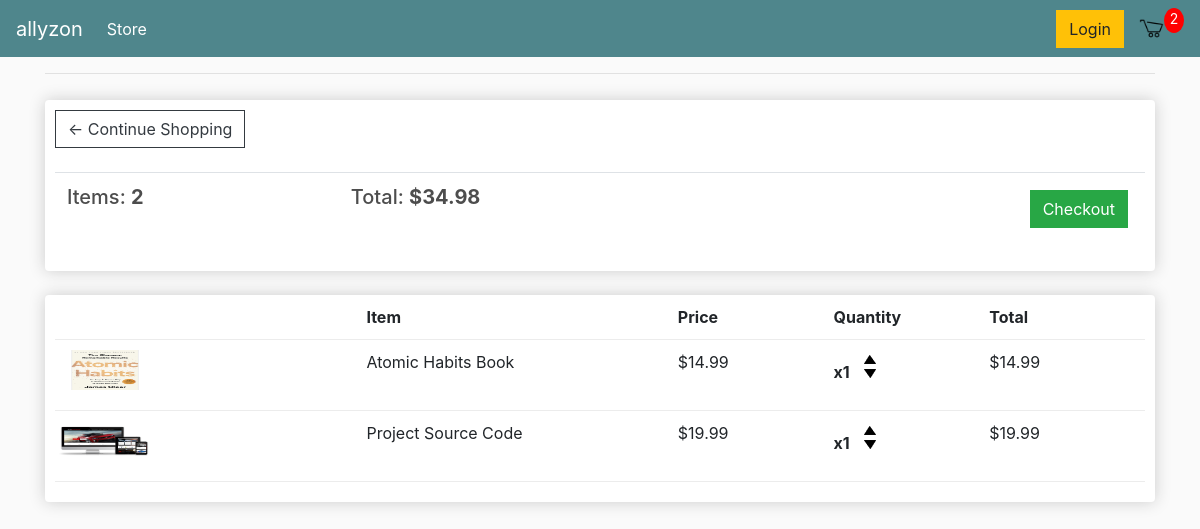
The app's page /cart/ (signed in) with its own data.
### store/models.py (models this page shows, shortened)
class Order(models.Model):
    customer = models.ForeignKey(Customer, on_delete=models.SET_NULL, null=True, blank=True)
    date_ordered = models.DateTimeField(auto_now_add=True)
    complete = models.BooleanField(default=False)
    transation_id = models.CharField(max_length=100, null=True)
    @property
    def get_cart_total(self):
        orderitems = self.orderitem_set.all()
        total = sum([item.get_total for item in orderitems])
        return total
    @property
    def get_cart_items(self):
        orderitems = self.orderitem_set.all()
        total = sum([item.quantity for item in orderitems])
        return total

class OrderItem(models.Model):
    product = models.ForeignKey(Product, on_delete=models.SET_NULL, null=True, blank=True)
    order = models.ForeignKey(Order, on_delete=models.SET_NULL, null=True, blank=True)
    quantity = models.IntegerField(default=0, null=True, blank=True)
    date_added = models.DateTimeField(auto_now_add=True)
    @property
    def get_total(self):
        total = self.product.price * self.quantity
        return total

class Product(models.Model):
    name = models.CharField(max_length=200)
    price = models.DecimalField(max_digits=7, decimal_places=2)
    digital = models.BooleanField(default=False, null=True, blank=True)
    image = models.ImageField(null=True, blank=True)
    @property
    def imageURL(self):
        try:
            url = self.image.url
        except:
            url = ''
        return url

### store/views.py (the view)
# urls.py: path('cart/', views.cart, name='cart'),
def cart(request):
    data = cartData(request)
    cartItems = data['cartItems']
    order = data['order']
    items = data['items']
    context = {'items':items, 'order':order, 'cartItems':cartItems}
    return render(request, 'store/cart.html', context)

### store/utils.py (called while the page is built)
def cartData(request):
    if request.user.is_authenticated:
        customer = request.user.customer
        order, created = Order.objects.get_or_create(customer=customer, complete=False)
        items = order.orderitem_set.all()
        cartItems = order.get_cart_items
    else:
        cookieData = cookieCart(request)
        cartItems = cookieData['cartItems']
        order = cookieData['order']
        items = cookieData['items']
    return {'cartItems':cartItems, 'order':order, 'items':items}

### store/templates/store/cart.html
{% extends 'store/main.html' %}
{% load static %}
{% block content %}
<div class="row">
    <div class="col-lg-12">
        <div class="box-element">
            <a class="btn btn-outline-dark" href="{% url 'store' %}">&#x2190; Continue Shopping</a>
            <br>
            <br>
            <table class="table">
                <tr>
                    <th><h5>Items: <strong>{{ order.get_cart_items}}</strong></h5></th>
                    <th><h5>Total: <strong>${{ order.get_cart_total }}</strong></h5></th>
                    <th>
                        <a style="float:right; margin:5px;" href="{% url 'checkout' %}" class="btn btn-success">Checkout</a>
                    </th>
                </tr>
            </table>
        </div>
        <br>
        <div class="box-element">
            <div class="cart-row">
                <div style="flex:2"></div>
                <div style="flex:2"><strong>Item</strong></div>
                <div style="flex:1"><strong>Price</strong></div>
                <div style="flex:1"><strong>Quantity</strong></div>
                <div style="flex:1"><strong>Total</strong></div>
            </div>
            {% for item in items %}
            <div class="cart-row">
                <div style="flex:2"><img clas="row-image" src="{{item.product.imageURL}}" width="100px" height="40px"></div>
                <div style="flex:2">{{item.product.name}}</div>
                <div style="flex:1">${{item.product.price|floatformat:2}}</div>
                <div style="flex:1">
                    <p class="quantity">x{{item.quantity}}</p>
                    <div class="quantity">
                        <img data-product="{{item.product.id}}" data-action="add" class="chg-quantity update-cart" src="{% static 'images/arrow-up.png' %}">
                        <img data-product="{{item.product.id}}" data-action="remove" class="chg-quantity update-cart" src="{% static 'images/arrow-down.png' %}">
                    </div>
                </div>
                <div style="flex:1"><p>${{item.get_total|floatformat:2}}</p></div>
            </div>
            {% endfor %}
        </div>
    </div>
</div>
{% endblock %}

### static/css/main.css (style rules this page uses)
body { background-color: hsl(0, 0%, 98%); }
h1,h2,h3,h4,h5,h6 { color:hsl(0, 0%, 30%); }
.box-element { box-shadow:hsl(0, 0%, 80%) 0 0 16px; background-color: #fff; border-radius: 4px; padding: 10px; }
.col-lg-4, .col-lg-6, .col-lg-8, .col-lg-12 { margin-top: 10px; }
.btn { border-radius: 0; }
.cart-row { display: flex; align-items: flex-stretch; padding-bottom: 10px; margin-bottom: 10px; border-bottom: 1px solid #ececec; }
.quantity { display: inline-block; font-weight: 700; padding-right:10px; }
.chg-quantity { width: 12px; cursor: pointer; display: block; margin-top: 5px; transition:.1s; }

### records on screen
Order: get_cart_items "2", get_cart_total "34.98"
OrderItem: product.imageURL (picture), product.name "Atomic Habits Book", product.price "14.99", quantity "1", get_total "14.99"
OrderItem: product.imageURL (picture), product.name "Project Source Code", product.price "19.99", quantity "1", get_total "19.99"

### other values on screen
{{ cartItems }} "2"
